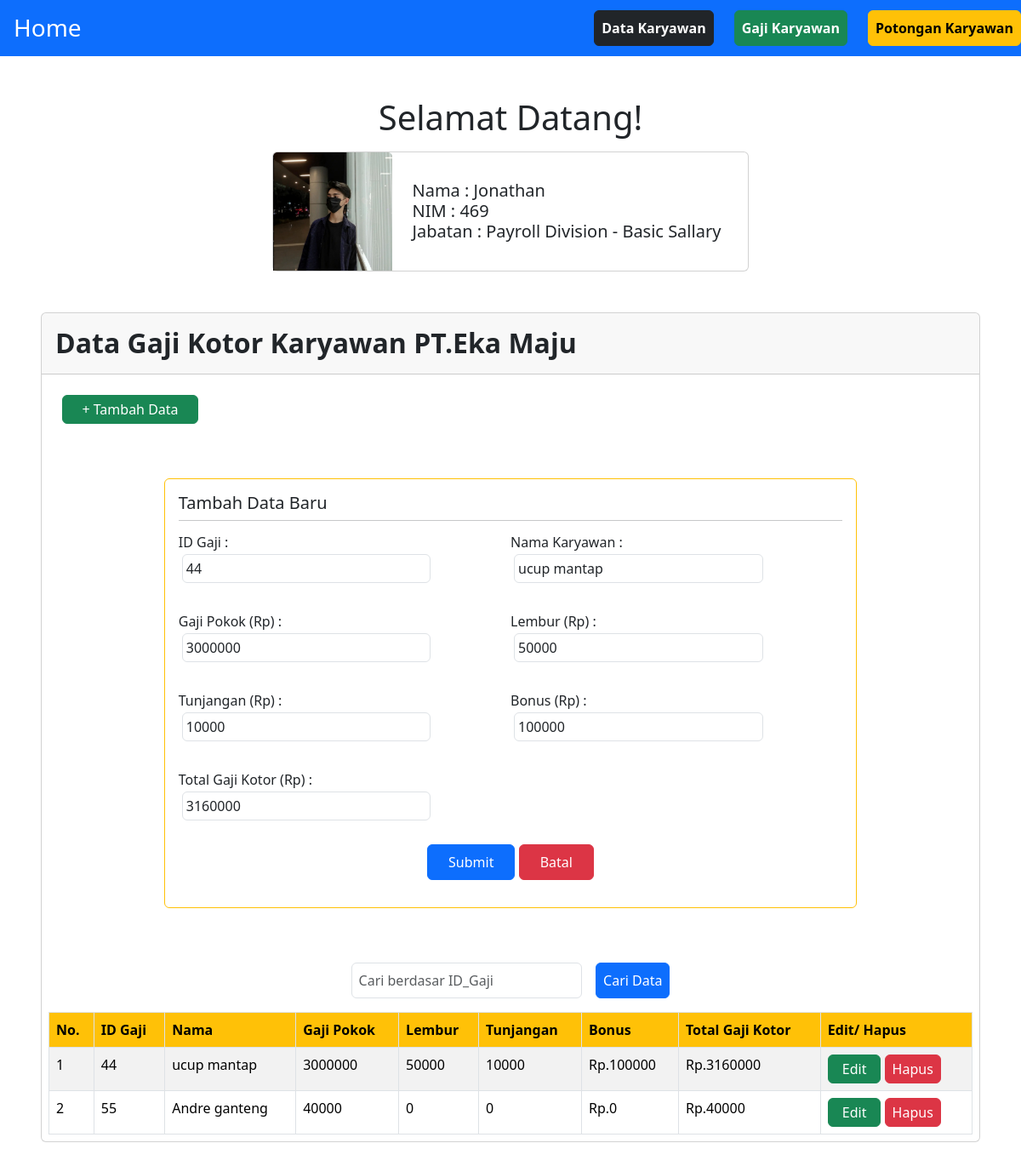
Page /469_GajiKaryawan/index.php?page=edit&idgaji=44 on the committed database.
### tables this page shows
CREATE TABLE `gaji_karyawan` (
  `id_gaji` int(4) NOT NULL,
  `nama_gaji` varchar(30) NOT NULL,
  `pokok_gaji` bigint(20) NOT NULL,
  `lembur_gaji` bigint(20) DEFAULT NULL,
  `tunjangan_gaji` bigint(20) DEFAULT NULL,
  `bonus_gaji` bigint(20) DEFAULT NULL,
  `total_gaji` bigint(20) NOT NULL
);

### 469_GajiKaryawan/index.php (the view, shortened to what this page needs)
<?php
    include ('config.php');
    $koneksi = new Lib469();
    $data =$koneksi->tampilData();
    ?>
    <!DOCTYPE html>
    <html lang="en">
    <head>
        <link rel="stylesheet" href="./css/main.css">
        <link rel="stylesheet" href="./css/bootstrap.min.css">
    </head>
    <body>
        <div class="container-fluid">
        <nav class="navbar bg-body-tertiary">
    <div class="container-fluid bg-primary">
        <a class="navbar-brand text-white p-3" href="../">
        <h3>Home</h3>
        </a>
        <div class="d-flex justify-space-between gap-4">
                <a href="../462_DataKaryawan/" class="btn btn-dark fw-bold ms-5 p-2">Data Karyawan</a>
                <a href="../469_GajiKaryawan/" class="btn btn-success fw-bold p-2">Gaji Karyawan</a>
                <a href="../454_PotonganKaryawan/" class="btn btn-warning fw-bold p-2">Potongan Karyawan</a>
            </div>
    </div>
    </nav>
    <div class="container mt-5 d-flex flex-column align-items-center mx-auto">
    <h1 class="mb-3">Selamat Datang!</h1>
    <div class="card" style="width: 35rem;">
    <div class="d-flex">
    <div class="w-25">
    <img src="./assets/jonathan.jpeg" class="card-img-top" alt="...">
    </div>
    <div class="card-body align-items-center align-self-center px-4">
        <h5 class="card-text">Nama : Jonathan</h5>
        <h5 class="card-text">NIM : 469</h5>
        <h5 class="card-text">Jabatan : Payroll Division - Basic Sallary</h5>
    </div>
    </div>
    </div>
        </div>
        <div class="container-fluid p-5 mx-auto">
            <div class="card">
                <div class="card-header p-3">
                    <h2 class="fw-bold text-dark">Data Gaji Kotor Karyawan PT.Eka Maju</h2>
                </div>
        <div class="m-2">
        <table class="table table-striped table-bordered">
        <a href="?page=tambah" class="btn py-1 px-3 m-3 btn-success" style="width:10rem;">+ Tambah Data</a>
    <div class="d-flex flex-column justify-content-center mx-auto">
        <?php
            $koneksi->pageShow();
            ?>
        </div>
        <div class ="my-3 d-flex justify-content-center">
            <form method="get">
                <input type="text" class="form-control w-25 p-2" name="469_cari" id="" placeholder="Cari berdasar ID_Gaji">
                <button class="btn btn-primary p-2 ms-3">Cari Data</button>
            </form>
        </div>
        <thead>
            <td class="fw-bold bg-warning p-2">No.</td>
            <td class="fw-bold bg-warning p-2">ID Gaji</td>
            <td class="fw-bold bg-warning p-2">Nama</td>
            <td class="fw-bold bg-warning p-2">Gaji Pokok</td>
            <td class="fw-bold bg-warning p-2">Lembur</td>
            <td class="fw-bold bg-warning p-2">Tunjangan</td>
            <td class="fw-bold bg-warning p-2">Bonus</td>
            <td class="fw-bold bg-warning p-2">Total Gaji Kotor</td>
            <td class="fw-bold bg-warning p-2"> Edit/ Hapus</td>
        </thead>
        <?php
$nomor = 1;
foreach ($data as $data) {
    echo "<tr>";
    echo "<td class='p-2'>" . $nomor . "</td>";
    echo "<td class='p-2'>" . $data['id_gaji'] . "</td>";
    echo "<td class='p-2'>" . $data['nama_gaji'] . "</td>";
    echo "<td class='p-2'>" . $data['pokok_gaji'] . "</td>";
    echo "<td class='p-2'>" . $data['lembur_gaji'] . "</td>";
    echo "<td class='p-2'>" . $data['tunjangan_gaji'] . "</td>";
    echo "<td class='p-2'>Rp." . $data['bonus_gaji'] . "</td>";
    echo "<td class='p-2'>Rp." . $potongan = $data['pokok_gaji'] + $data['lembur_gaji'] + $data['tunjangan_gaji'] + $data['bonus_gaji']. "</td>";
    echo "<td class='p-2'> ";
    echo "<a href='?page=edit&idgaji=" . $data['id_gaji'] . "' class='btn py-1 px-3 btn-success'>Edit</a> ";
    echo "<a href='?hapus=" . $data['id_gaji'] . "' onclick=\"return confirm('Apakah Anda Yakin Menghapus Data Ini?');\" class='btn py-1 px-2 btn-danger'>Hapus</a>";
    echo "</td>";
    echo "</tr>";
    $nomor++;
}
?>
        </table>
        </div>
        </div>
        </div>
        </div>
    </body>
    </html>

### 469_GajiKaryawan/edit.php (shortened to what this page needs)
<?php
include_once('config.php');
$edit = new Lib469();
$edit->editData();
$tampil = $edit->ambilData();
?>
<!DOCTYPE html>
<html lang="en">
<head>
    <link rel="stylesheet" href="/css/main.css">
    <link rel="stylesheet" href="/css/bootstrap.min.css">
</head>
<body>
  <form action="" method="post">
    <div class="container-fluid p-3 my-5 w-75 rounded border border-warning align-self-center">
      <div>
        <h5 class="mb-2">Tambah Data Baru</h5>
        <hr>
      </div>
      <div class="row">
        <div class="my-3 col-md-6">
          <div class="d-flex flex-column w-75">
            <label for="469_idgaji"><h6>ID Gaji :</h6></label>
            <input type="number" class="form-control p-1 m-1" name="469_idgaji" id="469_idgaji" value="<?php echo $tampil[0]['id_gaji']?>" required readonly>
          </div>
        </div>
     <div class="my-3 col-md-6">
      <div class="d-flex flex-column w-75">
      <label for="469_nama"><h6>Nama Karyawan :</h6></label>
      <input type="text" class="form-control p-1 m-1" name="469_nama" id="" value="<?php echo $tampil[0]['nama_gaji']?>" required>
      </div>
      </div>
        <div class="my-3 col-md-6">
          <div class="d-flex flex-column w-75">
            <label for="469_pokokgaji"><h6>Gaji Pokok (Rp) :</h6></label>
            <input type="number" class="form-control p-1 m-1" name="469_pokokgaji" id="469_pokokgaji" value="<?php echo $tampil[0]['pokok_gaji']?>" required oninput="nilaiGajiKotor()">
          </div>
        </div>
        <div class="my-3 col-md-6">
          <div class="d-flex flex-column w-75">
            <label for="469_lemburgaji"><h6>Lembur (Rp) :</h6></label>
            <input type="number" class="form-control p-1 m-1" name="469_lemburgaji" id="469_lemburgaji" value="<?php echo $tampil[0]['lembur_gaji']?>" oninput="nilaiGajiKotor()">
          </div>
        </div>
        <div class="my-3 col-md-6">
          <div class="d-flex flex-column w-75">
            <label for="469_tunjangangaji"><h6>Tunjangan (Rp) :</h6></label>
            <input type="number" class="form-control p-1 m-1" name="469_tunjangangaji" id="469_tunjangangaji" value="<?php echo $tampil[0]['tunjangan_gaji']?>" oninput="nilaiGajiKotor()">
          </div>
        </div>
        <div class="my-3 col-md-6">
          <div class="d-flex flex-column w-75">
            <label for="469_bonusgaji"><h6>Bonus (Rp) :</h6></label>
            <input type="number" class="form-control p-1 m-1" name="469_bonusgaji" id="469_bonusgaji" value="<?php echo $tampil[0]['bonus_gaji']?>" oninput="nilaiGajiKotor()">
          </div>
        </div>
        <div class="my-3 col-md-6">
          <div class="d-flex flex-column w-75">
            <label for="469_kotorgaji"><h6>Total Gaji Kotor (Rp) :</h6></label>
            <input type="number" class="form-control p-1 m-1" name="469_kotorgaji" id="469_kotorgaji" value="<?php echo $tampil[0]['total_gaji']?>" readonly>
          </div>
        </div>
      </div>
      <div class="text-center mt-2 mb-3">
        <button type="submit" class="btn btn-primary px-4 py-2">Submit</button>
        <a href="?" class="btn btn-danger px-4 py-2">Batal</a>
      </div>
    </div>
  </form>
</body>
</html>

### 469_GajiKaryawan/css/main.css (style rules this page uses)
* { padding: 0 !important; margin: 0 !important; }

### css/main.css (style rules this page uses)
* { padding: 0 !important; margin: 0 !important; }

### rows in the picture
gaji_karyawan: id_gaji "44", nama_gaji "ucup mantap", pokok_gaji "3000000", lembur_gaji "50000", tunjangan_gaji "10000", bonus_gaji "100000", total_gaji "3160000", pokok_gaji+lembur_gaji+tunjangan_gaji "3160000"
gaji_karyawan: id_gaji "55", nama_gaji "Andre ganteng", pokok_gaji "40000", lembur_gaji "0", tunjangan_gaji "0", bonus_gaji "0"
